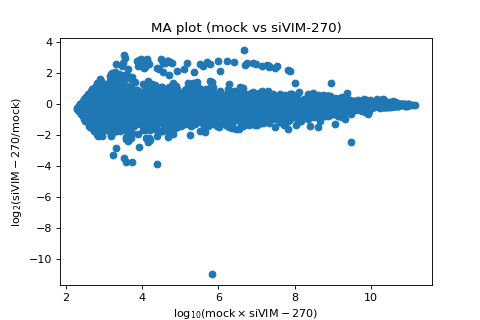

The Python source for this figure:
import pandas as pd
from teilab.datasets import TeiLabDataSets
from teilab.plot.matplotlib import MAplot
from teilab.utils import subplots_create
datasets = TeiLabDataSets(verbose=False)
df_anno = datasets.read_data(no=0, usecols=datasets.ANNO_COLNAMES)
reliable_index = set(df_anno.index)
df_combined = df_anno.copy(deep=True)
for no in range(2):
    df_data = datasets.read_data(no=no)
    reliable_index = reliable_index & set(datasets.reliable_filter(df=df_data))
    df_combined = pd.concat([
        df_combined,
        df_data[[datasets.TARGET_COLNAME]].rename(columns={datasets.TARGET_COLNAME: datasets.samples.Condition[no]})
    ], axis=1)
df_combined = df_combined.loc[reliable_index, :].reset_index(drop=True)
fig, ax = subplots_create(figsize=(6,4), style="matplotlib")
ax = MAplot(df=df_combined, x=datasets.samples.Condition[0], y=datasets.samples.Condition[1], ax=ax)
fig.show()
